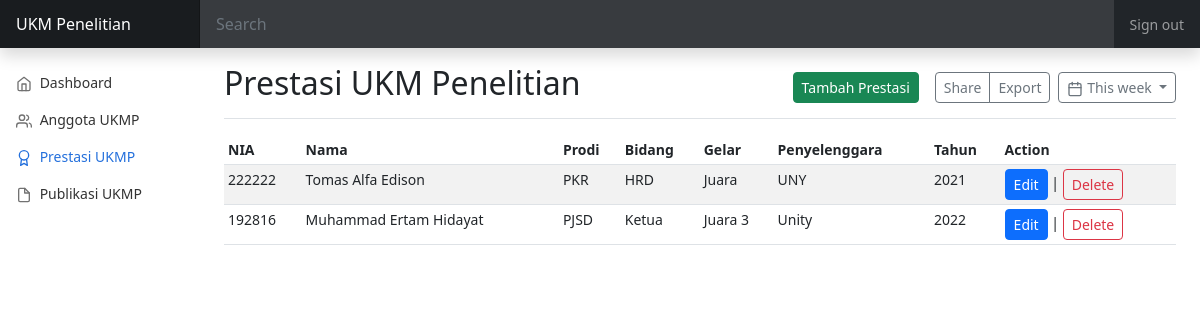
The page /prestasi.php on the database its author committed.
### tables this page shows
CREATE TABLE `anggota` (
  `nia` int(7) NOT NULL,
  `nim` bigint(11) DEFAULT NULL,
  `nama` varchar(100) DEFAULT NULL,
  `bidangid` varchar(5) DEFAULT NULL,
  `prodi` varchar(100) DEFAULT NULL,
  `angkatan` int(4) DEFAULT NULL
);

CREATE TABLE `bidang` (
  `bidangid` varchar(5) NOT NULL,
  `nama_bidang` varchar(100) DEFAULT NULL
);

CREATE TABLE `prestasi` (
  `prestasi_id` varchar(6) DEFAULT NULL,
  `nia` int(7) DEFAULT NULL,
  `tahun` int(4) DEFAULT NULL,
  `penyelenggara` varchar(100) DEFAULT NULL,
  `tingkatan` varchar(100) DEFAULT NULL,
  `gelar` varchar(100) DEFAULT NULL
);

### prestasi.php (the view, shortened to what this page needs)
<?php
include_once("config.php");
$result = mysqli_query($mysqli, "SELECT anggota.nia,anggota.nama,anggota.prodi,bidang.nama_bidang,prestasi.gelar,prestasi.penyelenggara,prestasi.tahun FROM anggota inner join bidang on anggota.bidangid = bidang.bidangid inner join prestasi on anggota.nia = prestasi.nia ORDER BY nia DESC");
?>
 <!doctype html>
<html lang="en">
  <head>
    <link href="https://cdn.jsdelivr.net/npm/bootstrap@5.2.0-beta1/dist/css/bootstrap.min.css" rel="stylesheet"
>
    <link href="dashboard.css" rel="stylesheet">
  </head>
  <body>
<header class="navbar navbar-dark sticky-top bg-dark flex-md-nowrap p-0 shadow">
  <a class="navbar-brand col-md-3 col-lg-2 me-0 px-3 fs-6" href="#">UKM Penelitian</a>
  <input class="form-control form-control-dark w-100 rounded-0 border-0" type="text" placeholder="Search" aria-label="Search">
  <div class="navbar-nav">
    <div class="nav-item text-nowrap">
      <a class="nav-link px-3" href="#">Sign out</a>
    </div>
  </div>
</header>
<div class="container-fluid">
  <div class="row">
    <nav id="sidebarMenu" class="col-md-3 col-lg-2 d-md-block sidebar collapse">
      <div class="position-sticky pt-3">
      <ul class="nav flex-column">
          <li class="nav-item">
            <a class="nav-link" aria-current="page" href="index.php">
              <span data-feather="home" class="align-text-bottom"></span>
              Dashboard
            </a>
          </li>
          <li class="nav-item">
            <a class="nav-link" href="anggota.php">
              <span data-feather="users" class="align-text-bottom"></span>
              Anggota UKMP
            </a>
          </li>
          <li class="nav-item">
            <a class="nav-link active" href="prestasi.php">
              <span data-feather="award" class="align-text-bottom"></span>
              Prestasi UKMP
            </a>
          </li>
          <li class="nav-item">
            <a class="nav-link" href="publikasi.php">
              <span data-feather="file" class="align-text-bottom"></span>
              Publikasi UKMP
            </a>
          </li>
        </ul>
      </div>
    </nav>
    <main class="col-md-9 ms-sm-auto col-lg-10 px-md-4">
      <div class="d-flex justify-content-between flex-wrap flex-md-nowrap align-items-center pt-3 pb-2 mb-3 border-bottom">
        <h1 class="h2">Prestasi UKM Penelitian</h1>
        <div class="btn-toolbar mb-2 mb-md-0">
          <a class="btn btn-sm btn-success me-3" href="add_pres.php">Tambah Prestasi</a>
          <div class="btn-group me-2">
            <button type="button" class="btn btn-sm btn-outline-secondary">Share</button>
            <button type="button" class="btn btn-sm btn-outline-secondary">Export</button>
          </div>
          <button type="button" class="btn btn-sm btn-outline-secondary dropdown-toggle">
            <span data-feather="calendar" class="align-text-bottom"></span>
            This week
          </button>
        </div>
      </div>
      <div class="table-responsive">
        <table class="table table-striped table-sm">
          <thead>
            <tr>
              <th scope="col">NIA</th>
              <th scope="col">Nama</th>
              <th scope="col">Prodi</th>
              <th scope="col">Bidang</th>
              <th scope="col">Gelar</th>
              <th scope="col">Penyelenggara</th>
              <th scope="col">Tahun</th>
              <th scope="col">Action</th>
            </tr>
          </thead>
          <?php
            while($user_data = mysqli_fetch_array($result)) {
                echo "<tr>";
                echo "<td>".$user_data['nia']."</td>";
                echo "<td>".$user_data['nama']."</td>";
                echo "<td>".$user_data['prodi']."</td>";
                echo "<td>".$user_data['nama_bidang']."</td>";
                echo "<td>".$user_data['gelar']."</td>";
                echo "<td>".$user_data['penyelenggara']."</td>";
                echo "<td>".$user_data['tahun']."</td>";
                echo "<td><a href='edit_pres.php?id=$user_data[nia]' class='btn btn-sm btn-primary'>Edit</a> | <a href='delete_pres.php?id=$user_data[nia]' class='btn btn-sm btn-outline-danger'>Delete</a></td></tr>";
           }
           ?>
        </table>
      </div>
    </main>
  </div>
</div>
  </body>
</html>

### dashboard.css (style rules this page uses)
body { font-size: .875rem; }
.feather { width: 16px; height: 16px; }
.sidebar { position: fixed; top: 0; bottom: 0; left: 0; z-index: 100; padding: 48px 0 0; box-shadow: #fff; }
.sidebar .nav-link { font-weight: 500; color: #333; }
.sidebar .nav-link .feather { margin-right: 4px; color: #727272; }
.sidebar .nav-link.active { color: #2470dc; }
.sidebar .nav-link:hover .feather, .sidebar .nav-link.active .feather { color: inherit; }
.navbar-brand { padding-top: .75rem; padding-bottom: .75rem; background-color: rgba(0, 0, 0, .25); box-shadow: inset -1px 0 0 rgba(0, 0, 0, .25); }
.navbar .form-control { padding: .75rem 1rem; }
.form-control-dark { color: #fff; background-color: rgba(255, 255, 255, .1); border-color: rgba(255, 255, 255, .1); }

### rows shown on the page
anggota: nia "222222", nama "Tomas Alfa Edison", prodi "PKR", bidangid.nama_bidang "HRD", prestasi.gelar "Juara", prestasi.penyelenggara "UNY", prestasi.tahun "2021"
anggota: nia "192816", nama "Muhammad Ertam Hidayat", prodi "PJSD", bidangid.nama_bidang "Ketua", prestasi.gelar "Juara 3", prestasi.penyelenggara "Unity", prestasi.tahun "2022"
